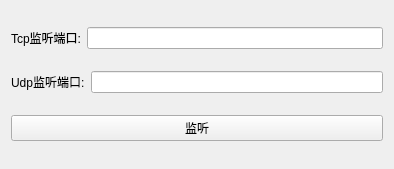
<?xml version="1.0" encoding="UTF-8"?>
<ui version="4.0">
 <class>MainWindow</class>
 <widget class="QMainWindow" name="MainWindow">
  <property name="geometry">
   <rect>
    <x>0</x>
    <y>0</y>
    <width>394</width>
    <height>169</height>
   </rect>
  </property>
  <property name="windowTitle">
   <string>MainWindow</string>
  </property>
  <property name="styleSheet">
   <string notr="true"/>
  </property>
  <widget class="QWidget" name="centralWidget">
   <layout class="QVBoxLayout" name="verticalLayout">
    <item>
     <layout class="QHBoxLayout" name="horizontalLayout">
      <item>
       <widget class="QLabel" name="label">
        <property name="text">
         <string>Tcp监听端口:</string>
        </property>
       </widget>
      </item>
      <item>
       <widget class="QLineEdit" name="tcp_listen_port"/>
      </item>
     </layout>
    </item>
    <item>
     <layout class="QHBoxLayout" name="horizontalLayout_2">
      <item>
       <widget class="QLabel" name="label_2">
        <property name="text">
         <string>Udp监听端口:</string>
        </property>
       </widget>
      </item>
      <item>
       <widget class="QLineEdit" name="udp_listen_port"/>
      </item>
     </layout>
    </item>
    <item>
     <widget class="QPushButton" name="btn_listen">
      <property name="text">
       <string>监听</string>
      </property>
     </widget>
    </item>
   </layout>
  </widget>
 </widget>
 <layoutdefault spacing="6" margin="11"/>
 <resources/>
 <connections/>
</ui>
